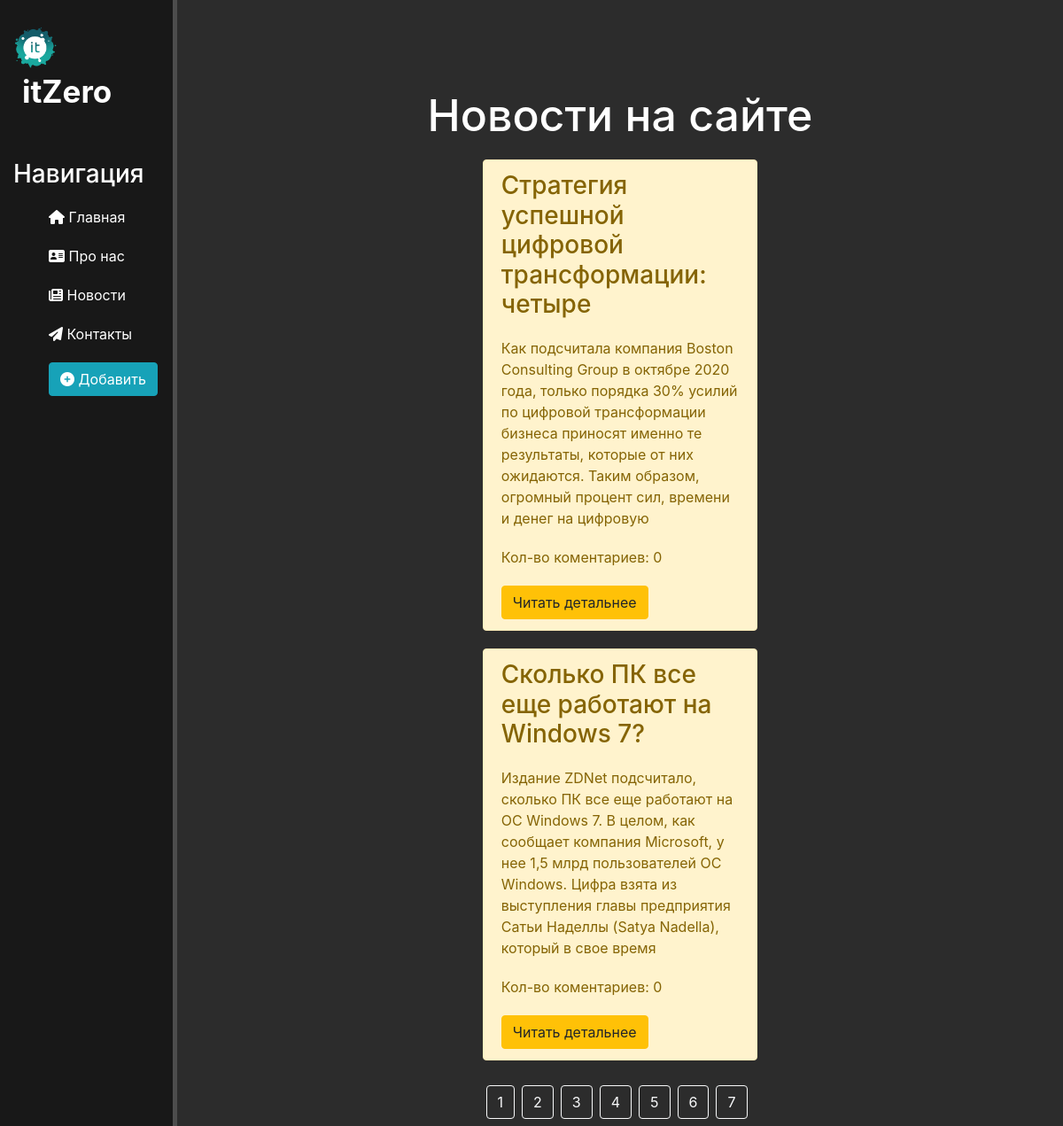
The app's page /news/?page=4 with its own data.
### news/models.py (models this page shows, shortened)
class Articles(models.Model):
    title = models.CharField('Название', max_length=50, default='')
    anons = models.CharField('Анонс', max_length=250, default='')
    full_text = models.TextField('Статья')
    date = models.DateTimeField(auto_now=True)
    tag = models.CharField('Тег', max_length=20, default='',blank=True)
    class Meta:
        verbose_name = 'Новость'
        verbose_name_plural = 'Новости'

### news/views.py (the view)
# urls.py: path('', views.news_home, name='news_home'),
def news_home(request):
    news = Articles.objects.order_by('-date')
    paginator = Paginator(news,2) # Кол-во постов на странице
    page_number = request.GET.get('page')
    page_obj = paginator.get_page(page_number)
    for item in page_obj:
        item.all_comments = len(item.comments_articles.all())
    return render(request, 'news/news_home.html', {'page_obj':page_obj})

### news/templates/news/news_home.html (shortened to what this page needs)
{% extends 'main/layout.html' %}
{% block content %}
    <div class="features">
        <h1>Новости на сайте</h1>
        {% if page_obj %}
            {% for el in page_obj %}
                <div class="alert alert-warning">
                    <h3>{{ el.title }}</h3>
                    <p>{{ el.anons }}</p>
                    <p>Кол-во коментариев: {{ el.all_comments }}</p>
                    <a href="{% url 'news-detail' el.id %}" class="btn btn-warning">Читать детальнее</a>
                </div>
            {% endfor %}
        {% else %}
            <p>Нет записей!</p>
        {% endif %}
        <nav class="navbar navbar-expand-lg ">
            <ul class="navbar-nav mx-auto">
                {% for p in page_obj.paginator.page_range %}
                <li class="nav-item mr-2">
                    <a href="?page={{ p }}" class="btn btn-outline-light">{{ p }}</a>
                </li>
                {% endfor %}
            </ul>
        </nav>
    </div>
{% endblock %}

### main/static/main/css/main.css (style rules this page uses)
body { background: #2c2c2c; }
ul li { list-style-type: none; }
main .features { color: #fff; margin-top: 100px; text-align: center; }
main .features h1 { font-size: 50px; }
main .features p { max-width: 500px; margin: 20px auto; }
.alert-warning { clear: both; margin: 20px 34%; text-align: left; }

### records on screen
Articles: title "Стратегия успешной цифровой трансформации: четыре", anons "Как подсчитала компания Boston Consulting Group в октябре 2020 года, только порядка 30% усилий по цифровой трансформации бизнеса приносят именно те результаты, которые от них ожидаются. Таким образом, огромный процент сил, времени и денег на цифровую", all_comments "0"
Articles: title "Сколько ПК все еще работают на Windows 7?", anons "Издание ZDNet подсчитало, сколько ПК все еще работают на ОС Windows 7. В целом, как сообщает компания Microsoft, у нее 1,5 млрд пользователей ОС Windows. Цифра взята из выступления главы предприятия Сатьи Наделлы (Satya Nadella), который в свое время", all_comments "0"

### other values on screen
{{ p }} "1" "2" "3" "4" "5" "6" "7"
